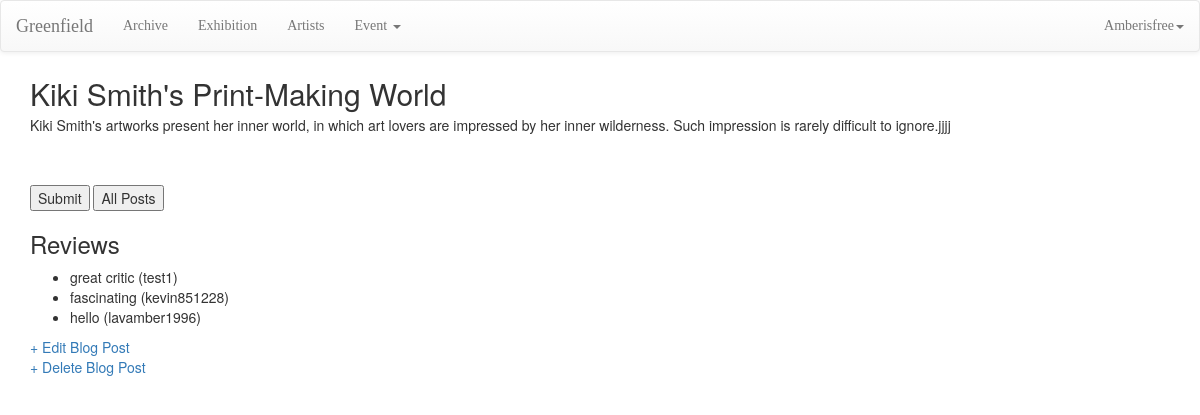
The page /blog/post/3/ (signed in) on the database its author committed.
### blog/models.py (models this page shows, shortened)
class Post(models.Model):
    title = models.CharField(max_length=200)
    author = models.ForeignKey(
        'auth.User',
         on_delete=models.CASCADE,
    )
    body = models.TextField()

class Review(models.Model): # new
    book = models.ForeignKey(
        Post,
        on_delete=models.CASCADE,
        related_name='reviews',
    )
    review = models.TextField(
        validators=[MinLengthValidator(3, "Comment must be greater than 3 characters")]
    )
    author = models.ForeignKey(
        get_user_model(),
        on_delete=models.CASCADE,
    )
    created_at = models.DateTimeField(auto_now_add=True)
    updated_at = models.DateTimeField(auto_now=True)

### blog/views.py (the view)
# urls.py: path('post/<int:pk>/', BlogDetailView.as_view(), name='post_detail'), # new
class BlogDetailView(DetailView):
    model=Post
    template_name="post_detail.html"

### templates/post_detail.html (shortened to what this page needs)
{% extends 'base_menu.html' %}
{% block content %}
<div class="container">
  <div class="post-entry">
    <h2>{{ post.title }}</h2>
    <p>{{ post.body }}</p>
  </div>
  {% if user.is_authenticated %}
  <br clear="all"/>
  <p>
  {% load crispy_forms_tags %}
  <form method="post" action="{% url 'blog:post_review_create' post.id %}">
  <input type="submit" value="Submit">
  <input type="submit" value="All Posts" onclick="window.location.href='{% url 'blog:main' %}';return false;">
  </form>
  </p>
  {% endif %}
  <div>
    <h3>Reviews</h3> <ul>
    {% for review in post.reviews.all %}
    <li>{{ review.review }} ({{ review.author }})</li>
    {% endfor %}
    </ul>
  </div>
  <a href="{% url 'blog:post_edit' post.pk %}">+ Edit Blog Post</a>
  <p><a href="{% url 'blog:post_delete' post.pk %}">+ Delete Blog Post</a></p>
</div>
  {% endblock content %}

### templates/base_menu.html (shortened to what this page needs)
{% extends 'base.html' %}
{% load static %}
{% block navbar %}
<nav class="navbar  navbar-dark navbar-default" style="color:pink;font-family: 'Bodoni Moda', serif;">
  <div class="container-fluid">
    <div class="navbar-header">
        <a class="navbar-brand" href="{% url 'home' %}">Greenfield</a>
    </div>
    <ul class="nav navbar-nav">
      {% url 'menu:main' as xyz %}
      <li {% if request.get_full_path == xyz %}class="active"{% endif %}>
          <a href="{% url 'archive:main' %}">Archive</a></li>
      {% url 'menu:page1' as abc1 %}
      <li {% if request.get_full_path == abc1 %}class="active"{% endif %}>
          <a href="{% url 'blog:main' %}">Exhibition</a></li>
      {% url 'menu:page2' as abc2 %}
      <li {% if request.get_full_path == abc2 %}class="active"{% endif %}>
          <a href="{% url 'menu:page2' %}">Artists</a></li>
      <li class="dropdown">
      <a href="#" data-toggle="dropdown" class="dropdown-toggle">Event
          <b class="caret"></b></a>
       </li>
    </ul>
    <ul class="nav navbar-nav navbar-right">
      {% if user.is_authenticated %}
      <li class="dropdown">
      <a href="#" data-toggle="dropdown" class="dropdown-toggle">
        {{user.username}}<span class="caret"></span></a>
       </li>
       {% else %}
       <li><a href="{% url 'account_login' %}?next={% url 'home' %}">Login</a></li>
       <li><a href="{% url 'account_signup' %}?next={% url 'home' %}">Signup</a></li>
       {% endif %}
    </ul>
  </div>
</nav>
{% endblock %}

### static/css/base.css (style rules this page uses)
body { font-family: 'Source Sans Pro', sans-serif; font-size: 18px; text-decoration: none; background-color: grey; color:white; }
.post-entry { margin-bottom: 2rem; }
.post-entry h2 { margin: 0.5rem 0; }
.post-entry p { margin: 0; font-weight: 400; }

### rows shown on the page
Post: title "Kiki Smith's Print-Making World", body "Kiki Smith's artworks present her inner world, in which art lovers are impressed by her inner wilderness. Such impression is rarely difficult to ignore.jjjj"
Review: review "great critic", author "test1"
Review: review "fascinating", author "kevin851228"
Review: review "hello", author "lavamber1996"

### other values the page prints
{{ user.username }} "Amberisfree"
